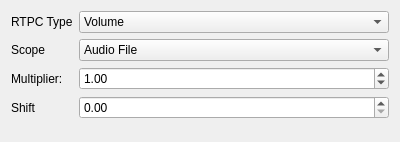
<?xml version="1.0" encoding="UTF-8"?>
<ui version="4.0">
 <class>AudioFileToRTPCParamsWidget</class>
 <widget class="QWidget" name="AudioFileToRTPCParamsWidget">
  <property name="geometry">
   <rect>
    <x>0</x>
    <y>0</y>
    <width>400</width>
    <height>142</height>
   </rect>
  </property>
  <property name="windowTitle">
   <string>Form</string>
  </property>
  <layout class="QFormLayout" name="formLayout">
   <item row="0" column="0">
    <widget class="QLabel" name="label">
     <property name="text">
      <string>RTPC Type</string>
     </property>
    </widget>
   </item>
   <item row="0" column="1">
    <widget class="QComboBox" name="comboBox">
     <item>
      <property name="text">
       <string>Volume</string>
      </property>
     </item>
     <item>
      <property name="text">
       <string>Pitch</string>
      </property>
     </item>
     <item>
      <property name="text">
       <string>Seek</string>
      </property>
     </item>
    </widget>
   </item>
   <item row="1" column="0">
    <widget class="QLabel" name="label_3">
     <property name="text">
      <string>Scope</string>
     </property>
    </widget>
   </item>
   <item row="1" column="1">
    <widget class="QComboBox" name="comboBox_2">
     <item>
      <property name="text">
       <string>Audio File</string>
      </property>
     </item>
     <item>
      <property name="text">
       <string>Object</string>
      </property>
     </item>
    </widget>
   </item>
   <item row="2" column="0">
    <widget class="QLabel" name="label_2">
     <property name="text">
      <string>Multiplier:</string>
     </property>
    </widget>
   </item>
   <item row="2" column="1">
    <widget class="QDoubleSpinBox" name="dsb_mult">
     <property name="value">
      <double>1.000000000000000</double>
     </property>
    </widget>
   </item>
   <item row="3" column="0">
    <widget class="QLabel" name="label_4">
     <property name="text">
      <string>Shift</string>
     </property>
    </widget>
   </item>
   <item row="3" column="1">
    <widget class="QDoubleSpinBox" name="dsb_shift"/>
   </item>
  </layout>
 </widget>
 <resources/>
 <connections/>
</ui>
